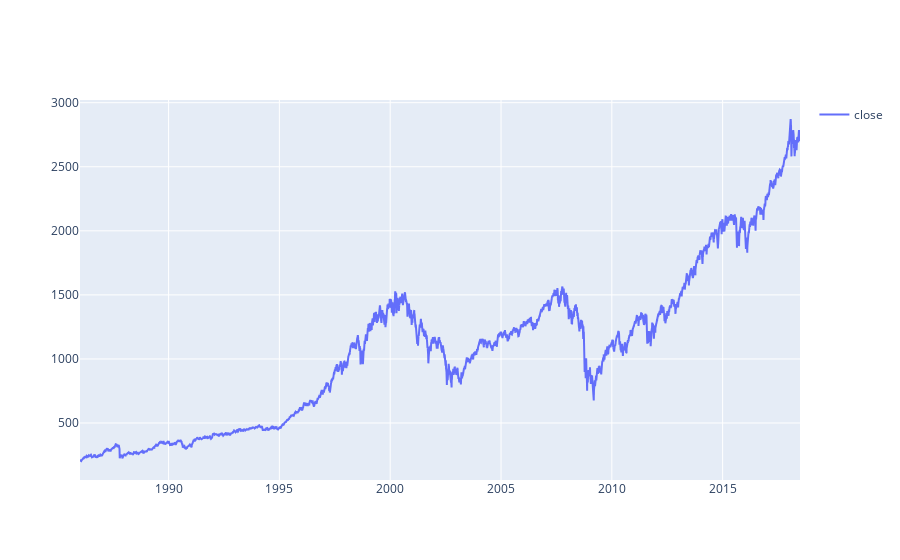

Notebook source saved alongside this figure:
### Code cell
fig  = go.Figure()
fig.add_trace(go.Scatter(x=df.date, y=df.close, mode='lines', name='close' ))
fig.update_layout(showlegend=True)
fig.show()

### Figure 1 — Plotly figure (JSON) as saved in the notebook; plotly's stock layout.template omitted (floating-point values rounded to 4 significant figures; data arrays with more than 128 entries replaced by an {"elided": "..."} marker saying what was removed)
{"data": [{"mode": "lines", "name": "close", "type": "scatter", "x": {"elided": "8192 str values"}, "y": {"elided": "8192 float values"}}], "layout": {"showlegend": true}}
